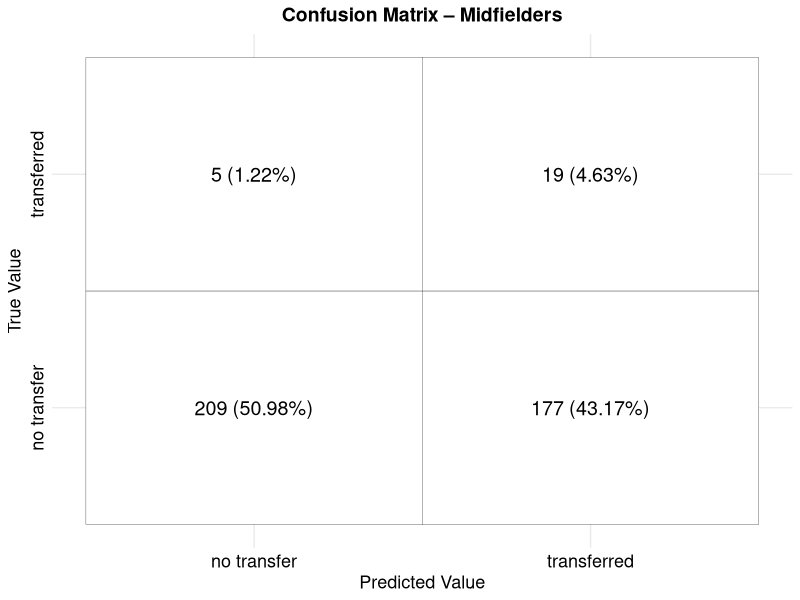
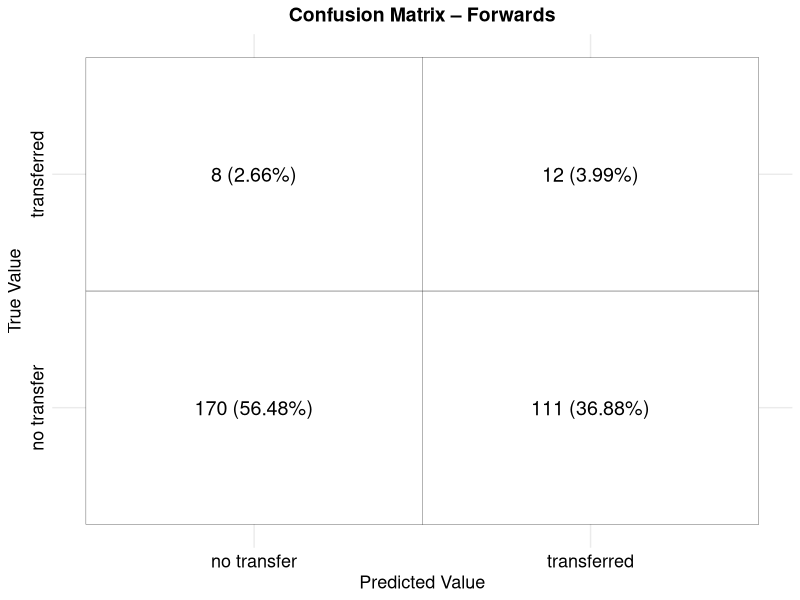
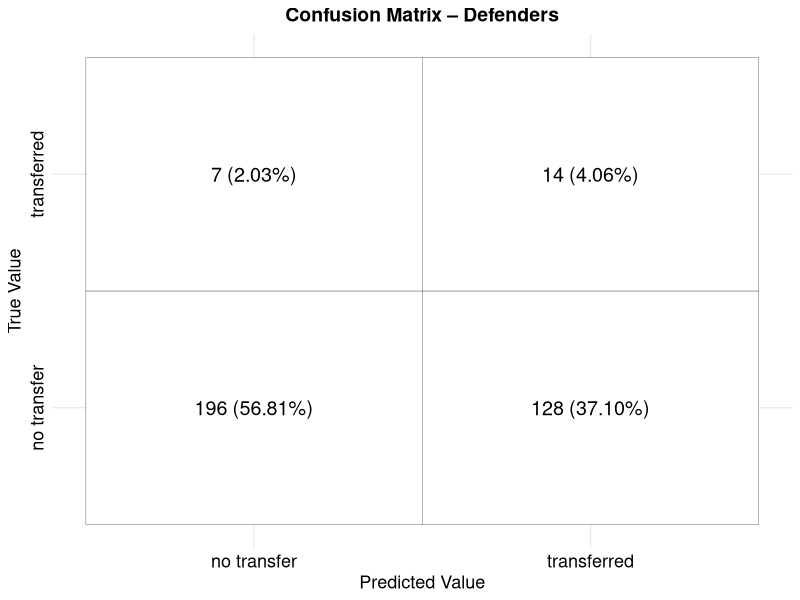
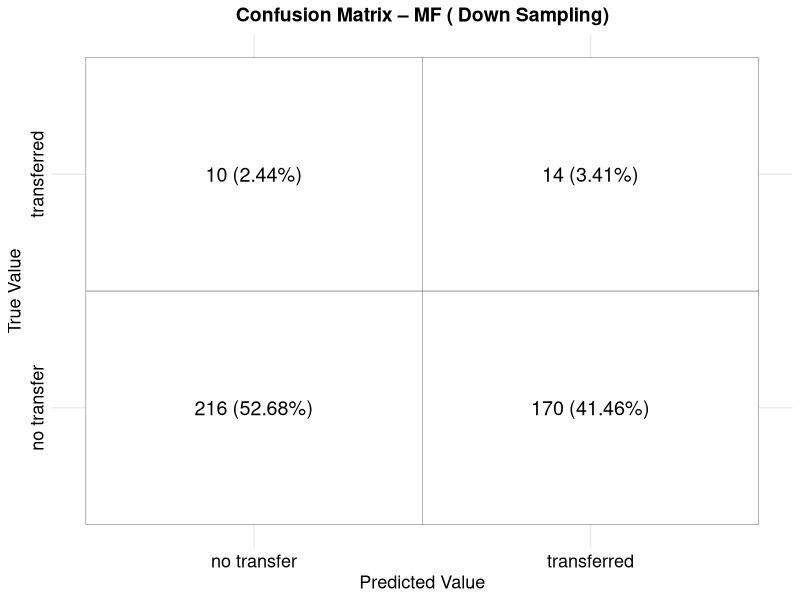
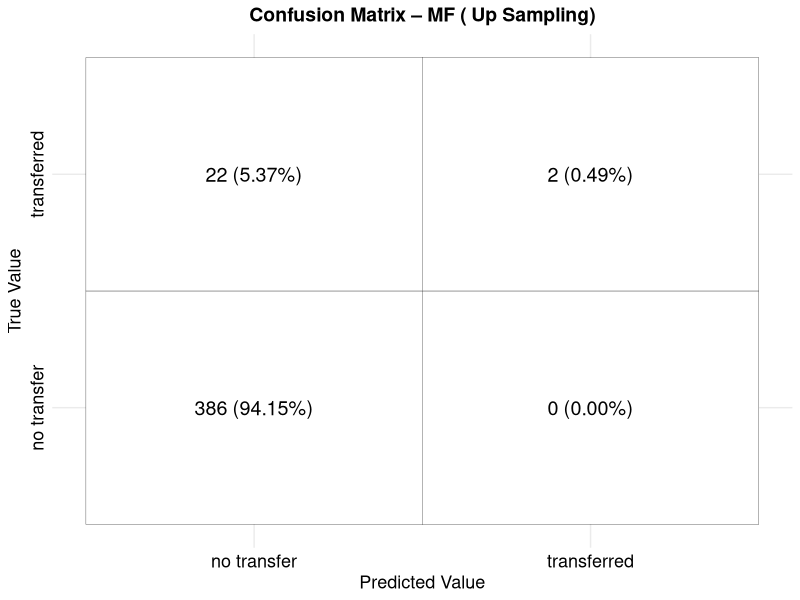
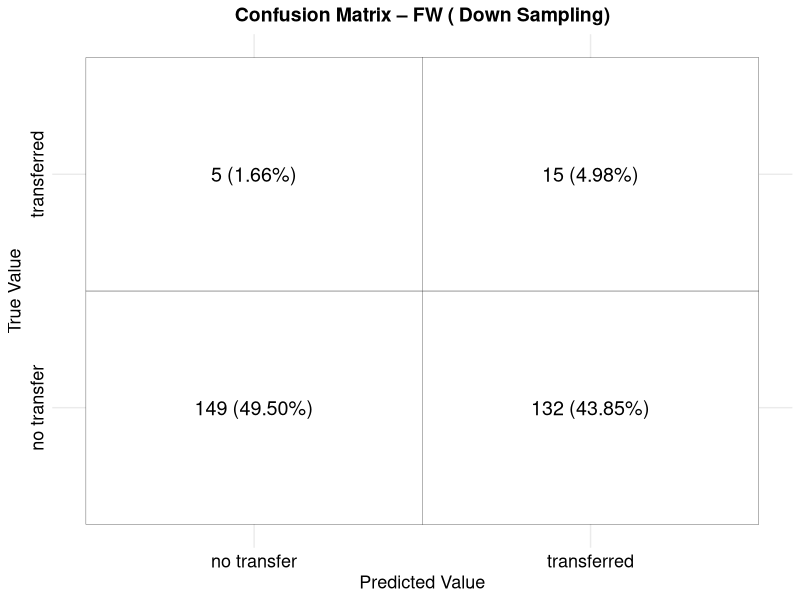
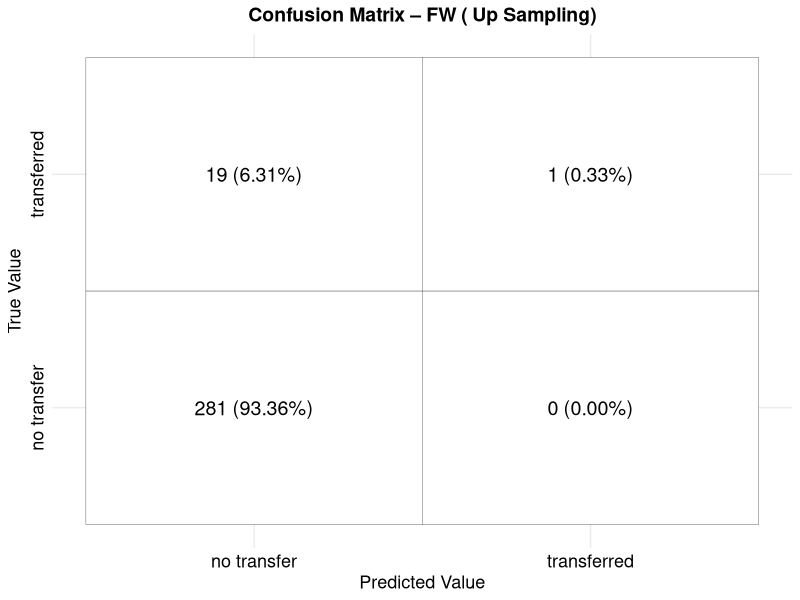
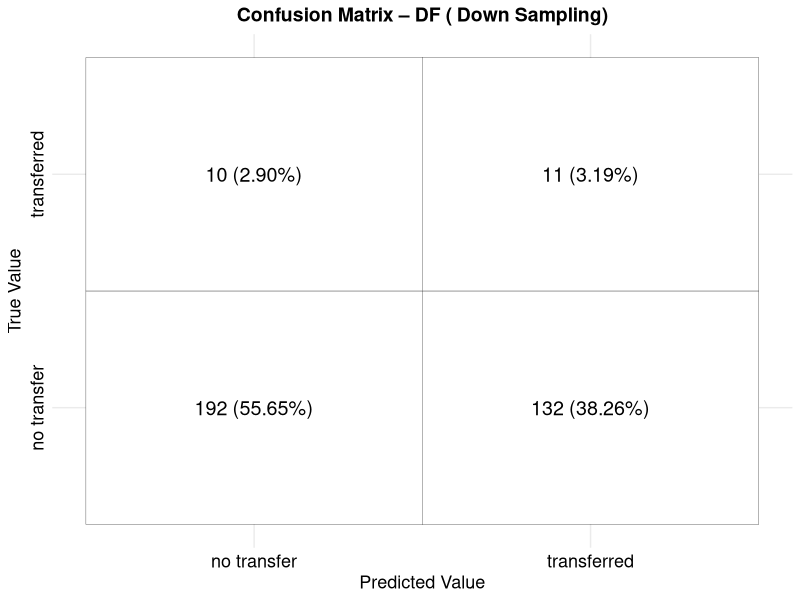

Reproduce these figures in R, in order.
## ---- chunk 1
knitr::opts_chunk$set(echo = TRUE)
## ---- chunk 2
if (!require(randomForest)) install.packages("randomForest", dependencies = TRUE)
if (!require(caret)) install.packages("caret", dependencies = TRUE)

library(randomForest)
library(caret)
library(dplyr)
library(kableExtra)
library(grid)
library(gridExtra)
library(stringr)
## ---- chunk 3
data <- read.csv("transfer_dataset.csv", stringsAsFactors = T)
data <- data[, !names(data) %in% c("player", "season")]

## ---- chunk 4

data$transfer <- as.factor(data$transfer)
data$MF <- as.factor(data$MF)
data$DF <- as.factor(data$DF)
data$FW <- as.factor(data$FW)

data <- na.omit(data)
## ---- chunk 5
set.seed(42)

# Helper to split into Train (60%), Validation (20%), Test (20%)
three_way_split <- function(df, response) {
  # 60% Train
  idx_train <- createDataPartition(df[[response]], p = 0.6, list = FALSE)
  train <- df[idx_train, ]
  temp  <- df[-idx_train, ]
  # Of the remaining 40%, split half/half into validation & test (each 20% of original)
  idx_val <- createDataPartition(temp[[response]], p = 0.5, list = FALSE)
  validation <- temp[idx_val, ]
  test       <- temp[-idx_val, ]
  list(train = train, validation = validation, test = test)
}

# Positions to loop through
positions <- c("MF", "FW", "DF")

# Storage
models_val     <- list()
conf_matrices  <- list()

for (pos in positions) {
  
  # 1) Subset & clean
  pos_data <- subset(data, data[[pos]] == 1)
  pos_data <- pos_data[, !names(pos_data) %in% c("season","player","MF","FW","DF")]
  pos_data$transfer <- as.factor(pos_data$transfer)
  
  if(nrow(pos_data) < 50) {
    cat("Not enough data for", pos, "\n"); next
  }
  
  # 2) Three-way split
  splits <- three_way_split(pos_data, "transfer")
  train      <- splits$train
  validation <- splits$validation
  # (You can also keep splits$test if you wish to hold out a final test set.)
  
  # 3) Down-sample training only
  down <- downSample(
    x     = train[, setdiff(names(train), "transfer")],
    y     = train$transfer,
    yname = "transfer"
  )
  
  # 4) Train RF on down-sampled training set
  rf_mod <- randomForest(
    transfer ~ .,
    data   = down,
    ntree  = 500,
    mtry   = floor(sqrt(ncol(down) - 1)),
    importance = TRUE
  )
  models_val[[pos]] <- rf_mod
  
  # 5) Evaluate on the validation set
  preds <- predict(rf_mod, validation)
  cm    <- confusionMatrix(preds, validation$transfer)
  conf_matrices[[pos]] <- cm
  
  cat("\n===", pos, "Players: Validation Performance ===\n")
  print(cm)
}

## ---- chunk 6
library(caret)
library(randomForest)

set.seed(42)
positions <- c("MF", "FW", "DF")

for (pos in positions) {
  
  # 1) Subset & clean
  pos_data <- subset(data, data[[pos]] == 1)
  pos_data <- pos_data[, !names(pos_data) %in% c("season", "player", "MF", "FW", "DF")]
  pos_data$transfer <- as.factor(pos_data$transfer)
  
  # 2) Three‐way split: 60% train, 20% test, 20% validation
  idx_train <- createDataPartition(pos_data$transfer, p = 0.6, list = FALSE)
  trainData <- pos_data[idx_train, ]
  temp      <- pos_data[-idx_train, ]
  
  idx_test  <- createDataPartition(temp$transfer, p = 0.5, list = FALSE)
  testData  <- temp[idx_test, ]
  validData <- temp[-idx_test, ]
  
  # 3) Down‐sample and up‐sample the TRAINING set
  train_down <- downSample(
    x     = trainData[, setdiff(names(trainData), "transfer")],
    y     = trainData$transfer,
    yname = "transfer"
  )
  train_up <- upSample(
    x     = trainData[, setdiff(names(trainData), "transfer")],
    y     = trainData$transfer,
    yname = "transfer"
  )
  
  # 4) Fit RF on each sampled training set
  rf_down <- randomForest(
    transfer ~ .,
    data  = train_down,
    ntree = 500,
    mtry  = floor(sqrt(ncol(train_down) - 1))
  )
  rf_up <- randomForest(
    transfer ~ .,
    data  = train_up,
    ntree = 500,
    mtry  = floor(sqrt(ncol(train_up) - 1))
  )
  
  # 6) Predict & evaluate on VALIDATION set
  cat("\n---", pos, "Players: Down‐Sampled Model (Validation) ---\n")
  pred_val_down <- predict(rf_down, validData)
  print(confusionMatrix(pred_val_down, validData$transfer))
  
  cat("\n---", pos, "Players: Up‐Sampled Model (Validation) ---\n")
  pred_val_up <- predict(rf_up, validData)
  print(confusionMatrix(pred_val_up, validData$transfer))
}

## ---- chunk 7
summary_df <- data.frame(
  Position    = character(),
  Sampling    = character(),
  Dataset     = character(),
  Accuracy    = numeric(),
  Sensitivity = numeric(),
  Specificity = numeric(),
  stringsAsFactors = FALSE
)

for (pos in positions) {
  
  # ... your three‐way split, down/up‐sampling, and model fitting here ...
  # (trainData, validData, rf_down, rf_up, testData, etc.)
  
  # 5) Predict & evaluate on TEST set
  cm_test_down <- confusionMatrix(predict(rf_down, testData), testData$transfer)
  cm_test_up   <- confusionMatrix(predict(rf_up,   testData), testData$transfer)
  
  # 6) Predict & evaluate on VALIDATION set
  cm_val_down <- confusionMatrix(predict(rf_down, validData), validData$transfer)
  cm_val_up   <- confusionMatrix(predict(rf_up,   validData), validData$transfer)
  
  # Append each result to summary_df
  summary_df <- rbind(
    summary_df,
    data.frame(
      Position    = pos,
      Sampling    = "Down",
      Dataset     = "Test",
      Accuracy    = cm_test_down$overall["Accuracy"],
      Sensitivity = cm_test_down$byClass["Sensitivity"],
      Specificity = cm_test_down$byClass["Specificity"],
      stringsAsFactors = FALSE
    ),
    data.frame(
      Position    = pos,
      Sampling    = "Up",
      Dataset     = "Test",
      Accuracy    = cm_test_up$overall["Accuracy"],
      Sensitivity = cm_test_up$byClass["Sensitivity"],
      Specificity = cm_test_up$byClass["Specificity"],
      stringsAsFactors = FALSE
    ),
    data.frame(
      Position    = pos,
      Sampling    = "Down",
      Dataset     = "Validation",
      Accuracy    = cm_val_down$overall["Accuracy"],
      Sensitivity = cm_val_down$byClass["Sensitivity"],
      Specificity = cm_val_down$byClass["Specificity"],
      stringsAsFactors = FALSE
    ),
    data.frame(
      Position    = pos,
      Sampling    = "Up",
      Dataset     = "Validation",
      Accuracy    = cm_val_up$overall["Accuracy"],
      Sensitivity = cm_val_up$byClass["Sensitivity"],
      Specificity = cm_val_up$byClass["Specificity"],
      stringsAsFactors = FALSE
    )
  )
}

# Finally, print the comparison table
kable(
  summary_df,
  digits  = 3,
  caption = "RF Performance by Position, Sampling & Dataset"
)
## ---- chunk 8
# --- Midfielders ---
mf_data <- subset(data, MF == 1)
mf_data$transfer <- factor(mf_data$transfer)
mf_splits <- three_way_split(mf_data, "transfer")
mf_train  <- mf_splits$train
mf_val    <- mf_splits$validation

# down‐sample & fit
mf_down <- downSample(
  x     = mf_train[, setdiff(names(mf_train), "transfer")],
  y     = mf_train$transfer,
  yname = "transfer"
)
mf_rf    <- randomForest(
  transfer ~ .,
  data   = mf_down,
  ntree  = 500,
  mtry   = floor(sqrt(ncol(mf_down) - 1))
)

# predictions & confusionMatrix
mf_preds         <- predict(mf_rf, mf_val)
mf_conf_matrix   <- confusionMatrix(factor(mf_preds), factor(mf_val$transfer))
mf_conf_df       <- as.data.frame(mf_conf_matrix$table)
mf_conf_df$Prediction <- factor(
  mf_conf_df$Prediction,
  levels = c("0","1"),
  labels = c("no transfer","transferred")
)
mf_conf_df$Reference  <- factor(
  mf_conf_df$Reference,
  levels = c("0","1"),
  labels = c("no transfer","transferred")
)
mf_total_obs     <- sum(mf_conf_matrix$table)
mf_conf_df$Proportion <- mf_conf_df$Freq / mf_total_obs

mf_conf_matrix_g <- ggplot(mf_conf_df, aes(x = Prediction, y = Reference)) +
  geom_tile(fill = "white", color = "black") +
  geom_text(aes(label = paste0(
    Freq, " (", sprintf("%.2f", Proportion * 100), "%)"
  )), size = 5) +
  theme_minimal() +
  labs(
    title = "Confusion Matrix – Midfielders",
    x     = "Predicted Value",
    y     = "True Value"
  ) +
  theme(
    axis.text         = element_text(size = 13, color = "black"),
    axis.text.y       = element_text(angle = 90, hjust = 0.5),
    axis.title        = element_text(size = 13, color = "black"),
    plot.title        = element_text(face = "bold", size = 14, hjust = 0.5)
  )

print(mf_conf_matrix_g)



# --- Forwards ---
fw_data <- subset(data, FW == 1)
fw_data$transfer <- factor(fw_data$transfer)
fw_splits <- three_way_split(fw_data, "transfer")
fw_train  <- fw_splits$train
fw_val    <- fw_splits$validation

fw_down <- downSample(
  x     = fw_train[, setdiff(names(fw_train), "transfer")],
  y     = fw_train$transfer,
  yname = "transfer"
)
fw_rf    <- randomForest(
  transfer ~ .,
  data   = fw_down,
  ntree  = 500,
  mtry   = floor(sqrt(ncol(fw_down) - 1))
)

fw_preds       <- predict(fw_rf, fw_val)
fw_conf_matrix <- confusionMatrix(factor(fw_preds), factor(fw_val$transfer))
fw_conf_df     <- as.data.frame(fw_conf_matrix$table)
fw_conf_df$Prediction <- factor(
  fw_conf_df$Prediction,
  levels = c("0","1"),
  labels = c("no transfer","transferred")
)
fw_conf_df$Reference  <- factor(
  fw_conf_df$Reference,
  levels = c("0","1"),
  labels = c("no transfer","transferred")
)
fw_total_obs   <- sum(fw_conf_matrix$table)
fw_conf_df$Proportion <- fw_conf_df$Freq / fw_total_obs

fw_conf_matrix_g <- ggplot(fw_conf_df, aes(x = Prediction, y = Reference)) +
  geom_tile(fill = "white", color = "black") +
  geom_text(aes(label = paste0(
    Freq, " (", sprintf("%.2f", Proportion * 100), "%)"
  )), size = 5) +
  theme_minimal() +
  labs(
    title = "Confusion Matrix – Forwards",
    x     = "Predicted Value",
    y     = "True Value"
  ) +
  theme(
    axis.text         = element_text(size = 13, color = "black"),
    axis.text.y       = element_text(angle = 90, hjust = 0.5),
    axis.title        = element_text(size = 13, color = "black"),
    plot.title        = element_text(face = "bold", size = 14, hjust = 0.5)
  )

print(fw_conf_matrix_g)



# --- Defenders ---
df_data <- subset(data, DF == 1)
df_data$transfer <- factor(df_data$transfer)
df_splits <- three_way_split(df_data, "transfer")
df_train  <- df_splits$train
df_val    <- df_splits$validation

df_down <- downSample(
  x     = df_train[, setdiff(names(df_train), "transfer")],
  y     = df_train$transfer,
  yname = "transfer"
)
df_rf    <- randomForest(
  transfer ~ .,
  data   = df_down,
  ntree  = 500,
  mtry   = floor(sqrt(ncol(df_down) - 1))
)

df_preds       <- predict(df_rf, df_val)
df_conf_matrix <- confusionMatrix(factor(df_preds), factor(df_val$transfer))
df_conf_df     <- as.data.frame(df_conf_matrix$table)
df_conf_df$Prediction <- factor(
  df_conf_df$Prediction,
  levels = c("0","1"),
  labels = c("no transfer","transferred")
)
df_conf_df$Reference  <- factor(
  df_conf_df$Reference,
  levels = c("0","1"),
  labels = c("no transfer","transferred")
)
df_total_obs   <- sum(df_conf_matrix$table)
df_conf_df$Proportion <- df_conf_df$Freq / df_total_obs

df_conf_matrix_g <- ggplot(df_conf_df, aes(x = Prediction, y = Reference)) +
  geom_tile(fill = "white", color = "black") +
  geom_text(aes(label = paste0(
    Freq, " (", sprintf("%.2f", Proportion * 100), "%)"
  )), size = 5) +
  theme_minimal() +
  labs(
    title = "Confusion Matrix – Defenders",
    x     = "Predicted Value",
    y     = "True Value"
  ) +
  theme(
    axis.text         = element_text(size = 13, color = "black"),
    axis.text.y       = element_text(angle = 90, hjust = 0.5),
    axis.title        = element_text(size = 13, color = "black"),
    plot.title        = element_text(face = "bold", size = 14, hjust = 0.5)
  )

print(df_conf_matrix_g)

## ---- chunk 9
plot_pos_cm <- function(pos, samp_type, df, splits_fn) {
  
  pos_data <- subset(df, df[[pos]] == 1)
  pos_data$transfer <- factor(pos_data$transfer)
  if (nrow(pos_data) < 50) return(NULL)
  
  # split
  sp    <- splits_fn(pos_data, "transfer")
  train <- sp$train
  valid <- sp$validation
  
  # sample
  if (samp_type == "Down") {
    sampled <- downSample(
      x     = train[, setdiff(names(train), "transfer")],
      y     = train$transfer,
      yname = "transfer"
    )
  } else {
    sampled <- upSample(
      x     = train[, setdiff(names(train), "transfer")],
      y     = train$transfer,
      yname = "transfer"
    )
  }
  
  # fit
  rf_mod <- randomForest(
    transfer ~ .,
    data   = sampled,
    ntree  = 500,
    mtry   = floor(sqrt(ncol(sampled) - 1))
  )
  
  # predict & cm
  preds      <- predict(rf_mod, valid)
  cm_matrix  <- confusionMatrix(factor(preds), valid$transfer)
  df_cm      <- as.data.frame(cm_matrix$table)
  
  # relabel
  df_cm$Prediction <- factor(
    df_cm$Prediction,
    levels = c("0","1"),
    labels = c("no transfer","transferred")
  )
  df_cm$Reference  <- factor(
    df_cm$Reference,
    levels = c("0","1"),
    labels = c("no transfer","transferred")
  )
  
  # proportion
  total <- sum(df_cm$Freq)
  df_cm$Proportion <- df_cm$Freq / total
  
  # plot
  ggplot(df_cm, aes(x = Prediction, y = Reference)) +
    geom_tile(fill = "white", color = "black") +
    geom_text(aes(label = paste0(
      Freq, " (", sprintf("%.2f", Proportion * 100), "%)"
    )), size = 5) +
    theme_minimal() +
    labs(
      title = paste("Confusion Matrix –", pos, "(", samp_type, "Sampling)"),
      x     = "Predicted Value",
      y     = "True Value"
    ) +
    theme(
      axis.text         = element_text(size = 13, color = "black"),
      axis.text.y       = element_text(angle = 90, hjust = 0.5),
      axis.title        = element_text(size = 13, color = "black"),
      plot.title        = element_text(face = "bold", size = 14, hjust = 0.5)
    )
}

# positions and sampling types
positions  <- c("MF","FW","DF")
samplings  <- c("Down","Up")

# iterate & print plots
set.seed(42)
for (pos in positions) {
  for (s in samplings) {
    p <- plot_pos_cm(pos, s, data, three_way_split)
    if (!is.null(p)) print(p)
  }
}
## ---- chunk 10
positions <- c("MF", "FW", "DF")

models <- list()
conf_matrices <- list()

for (pos in positions) {
  
  pos_data <- subset(data, data[[pos]] == 1)
  pos_data <- pos_data[, !(names(pos_data) %in% c("season", "player", "MD", "FW", "DF"))]
  pos_data$transfer <- as.factor(pos_data$transfer)
  
  if (nrow(pos_data) < 10) {
    cat("Not enough data for position", pos, "\n")
    next
  }
  
  # upSample to upsample ds
  # downSample to downsample ds
  ds <- upSample(x = pos_data[, setdiff(names(pos_data), "transfer")],
                   y = pos_data$transfer,
                   yname = "transfer")
  
  # Split the downsampled data into training and testing sets
  set.seed(42)
  trainIndex <- createDataPartition(ds$transfer, p = 0.7, list = FALSE)
  trainData <- ds[trainIndex, ]
  testData <- ds[-trainIndex, ]
  
  # Train the Random Forest model on the balanced dataset
  rf_model <- randomForest(transfer ~ ., 
                           data = trainData, 
                           ntree = 500, 
                           mtry = floor(sqrt(ncol(trainData) - 1)), 
                           importance = TRUE)
  
  models[[pos]] <- rf_model
  
  # Make predictions on the test set
  predictions <- predict(rf_model, testData)
  
  # Evaluate the model performance
  conf_mat <- confusionMatrix(predictions, testData$transfer)
  conf_matrices[[pos]] <- conf_mat
  
  cat("Confusion Matrix for", pos, "players:\n")
  print(conf_mat)
  cat("\n---------------------------------\n")
}
## ---- chunk 11
#MF players:
cat("Model summary for MF players:\n")
print(models[["MF"]])
plot(models[["MF"]], main = "OOB Error for MD Players")
varImpPlot(models[["MF"]], main = "Variable Importance for MD Players")

#FW players:
cat("Model summary for FW players:\n")
print(models[["FW"]])
plot(models[["FW"]], main = "OOB Error for FW Players")
varImpPlot(models[["FW"]], main = "Variable Importance for FW Players")


#DF players:
cat("Model summary for DF players:\n")
print(models[["DF"]])
plot(models[["DF"]], main = "OOB Error for DF Players")
varImpPlot(models[["DF"]], main = "Variable Importance for DF Players")

## ---- chunk 12
oob_data <- data.frame(
  trees = 1:nrow(models[["MF"]]$err.rate),
  OOB_Error = models[["MF"]]$err.rate[,"OOB"]
)

library(ggplot2)
ggplot(oob_data, aes(x = trees, y = OOB_Error)) +
  geom_line(color = "blue", size = 1.2) +
  labs(
    title = "OOB Error Rate for MF Players",
    x = "Number of Trees",
    y = "OOB Error"
  ) +
  theme_minimal()

importanceMF <- data.frame(
  Variable = rownames(models[["MF"]]$importance),
  Importance = models[["MF"]]$importance[,"MeanDecreaseAccuracy"]
)

# Order variables by importance
importanceMF <- importanceMF[order(importanceMF$Importance, decreasing = TRUE), ]
importanceMF$Variable <- str_to_title(gsub("_", " ", importanceMF$Variable))
importanceMF$Color <- rep(c("steelblue", "tomato"), length.out = nrow(importanceMF))

ggplot(importanceMF, aes(x = reorder(Variable, Importance), y = Importance, fill = Color)) +
  geom_bar(stat = "identity") +
  coord_flip() +
  labs(
    title = "Variable Importance for Midfielders (MDA)",
    x = "Variables",
    y = "Importance"
  ) +
  scale_fill_identity() +
  theme_minimal()

importanceDF <- data.frame(
  Variable = rownames(models[["DF"]]$importance),
  Importance = models[["DF"]]$importance[,"MeanDecreaseAccuracy"]
)

# Order variables by importance
importanceDF<- importanceDF[order(importanceDF$Importance, decreasing = TRUE), ]
importanceDF$Variable <- str_to_title(gsub("_", " ", importanceDF$Variable))
importanceDF$Color <- rep(c("steelblue", "tomato"), length.out = nrow(importanceDF))

ggplot(importanceDF, aes(x = reorder(Variable, Importance), y = Importance, fill = Color)) +
  geom_bar(stat = "identity") +
  coord_flip() +
  labs(
    title = "Variable Importance for Defenders (MDA)",
    x = "Variables",
    y = "Importance"
  ) +
  scale_fill_identity() +
  theme_minimal()

importanceFW <- data.frame(
  Variable = rownames(models[["FW"]]$importance),
  Importance = models[["FW"]]$importance[,"MeanDecreaseAccuracy"]
)

# Order variables by importance
importanceFW <- importanceFW[order(importanceFW$Importance, decreasing = TRUE), ]
importanceFW$Variable <- str_to_title(gsub("_", " ", importanceFW$Variable))
importanceFW$Color <- rep(c("steelblue", "tomato"), length.out = nrow(importanceFW))

ggplot(importanceFW, aes(x = reorder(Variable, Importance), y = Importance, fill = Color)) +
  geom_bar(stat = "identity") +
  coord_flip() +
  labs(
    title = "Variable Importance for Forwards (MDA)",
    x = "Variables",
    y = "Importance"
  ) +
  scale_fill_identity() +
  theme_minimal()
## ---- chunk 13
performance_table <- do.call(rbind, lapply(names(conf_matrices), function(pos) {
  cm <- conf_matrices[[pos]]
  data.frame(
    Position = pos,
    Accuracy = round(as.numeric(cm$overall["Accuracy"]), 3),
    Sensitivity = round(as.numeric(cm$byClass["Sensitivity"]), 3),
    Specificity = round(as.numeric(cm$byClass["Specificity"]), 3)
  )
}))

kable(performance_table, 
      caption = "RF Model Performance Metrics by Position",
      col.names = c("Position", "Accuracy", "Sensitivity", "Specificity"))

performance_table <- do.call(rbind, lapply(names(conf_matrices), function(pos) {
  cm <- conf_matrices[[pos]]
  data.frame(
    Position = pos,
    Accuracy = round(as.numeric(cm$overall["Accuracy"]), 3),
    Sensitivity = round(as.numeric(cm$byClass["Sensitivity"]), 3),
    Specificity = round(as.numeric(cm$byClass["Specificity"]), 3)
  )
}))

performance_table <- do.call(rbind, lapply(names(conf_matrices), function(pos) {
  cm <- conf_matrices[[pos]]
  data.frame(
    Position = pos,
    Accuracy = round(as.numeric(cm$overall["Accuracy"]), 3),
    Sensitivity = round(as.numeric(cm$byClass["Sensitivity"]), 3),
    Specificity = round(as.numeric(cm$byClass["Specificity"]), 3)
  )
}))

# Create a title for the summary table
summary_title <- textGrob("RF Model Performance Metrics by Position",
                            gp = gpar(fontsize = 14, fontface = "bold"))

# Convert the summary data frame into a table graphic
performance_table_grob <- tableGrob(performance_table)

# Arrange the title and table vertically
grid.arrange(summary_title, performance_table_grob, 
             nrow = 2, 
             heights = c(0.15, 0.85))


# Now, loop over each confusion matrix to display it nicely
for (pos in names(conf_matrices)) {
  # Create a title for each confusion matrix
  cm_title <- textGrob(paste("Confusion Matrix for", pos, "Players"),
                       gp = gpar(fontsize = 14, fontface = "bold"))
  # Convert the confusion matrix table into a table graphic
  cm_grob <- tableGrob(as.table(conf_matrices[[pos]]$table))
  
  # Arrange the title and the matrix table together
  grid.arrange(cm_title, cm_grob, 
               nrow = 2, 
               heights = c(0.15, 0.85))
}

## ---- chunk 14
importance_data <- data.frame(
  Variable = rownames(models[["MF"]]$importance),
  Importance = models[["MF"]]$importance[,"MeanDecreaseAccuracy"]
)

# Remove underscores, replace with spaces, and convert text to title case
importance_data$Variable <- str_to_title(gsub("_", " ", importance_data$Variable))

# Order the data by importance, descending
importance_data <- importance_data[order(importance_data$Importance, decreasing = TRUE), ]

# Create an alternating color vector (for example, between "steelblue" and "tomato")
importance_data$Color <- rep(c("steelblue", "tomato"), length.out = nrow(importance_data))

# Plot the variable importance using ggplot2 with the cleaned labels
ggplot(importance_data, aes(x = reorder(Variable, Importance), y = Importance, fill = Color)) +
  geom_bar(stat = "identity") +
  coord_flip() +
  labs(
    title = "Variable Importance (MeanDecreaseAccuracy)",
    x = "Variables",
    y = "Importance"
  ) +
  scale_fill_identity() +
  theme_minimal()

importance_data <- data.frame(
  Variable = rownames(models[["MF"]]$importance),
  Importance = models[["MF"]]$importance[,"MeanDecreaseAccuracy"]
)

# Remove underscores, replace with spaces, and convert text to title case
importance_data$Variable <- str_to_title(gsub("_", " ", importance_data$Variable))

# Order the data by importance, descending
importance_data <- importance_data[order(importance_data$Importance, decreasing = TRUE), ]

# Create an alternating color vector (for example, between "steelblue" and "tomato")
importance_data$Color <- rep(c("steelblue", "tomato"), length.out = nrow(importance_data))

# Plot the variable importance using ggplot2 with the cleaned labels
ggplot(importance_data, aes(x = reorder(Variable, Importance), y = Importance, fill = Color)) +
  geom_bar(stat = "identity") +
  coord_flip() +
  labs(
    title = "Variable Importance (MeanDecreaseAccuracy)",
    x = "Variables",
    y = "Importance"
  ) +
  scale_fill_identity() +
  theme_minimal()
## ---- chunk 15
set.seed(42)

positions <- c("MF", "FW", "DF")
validation_sets <- list()

for (pos in positions) {
  # 1) Subset & clean
  pos_data <- subset(data, data[[pos]] == 1)
  pos_data <- pos_data[, !names(pos_data) %in% c("season","player","MF","FW","DF")]
  pos_data$transfer <- factor(pos_data$transfer)
  
  if (nrow(pos_data) < 50) {
    warning("Not enough data for ", pos, "—skipping validation split")
    next
  }
  
  # 2) Create a 20% validation split
  idx_val <- createDataPartition(pos_data$transfer, p = 0.2, list = FALSE)
  validation_sets[[pos]] <- pos_data[idx_val, ]
  
  # (Optional) the remaining 80% you can grab with:
  # train_sets[[pos]] <- pos_data[-idx_val, ]
}
## ---- chunk 16
for (pos in positions) {
  # 1) Subset & clean
  pos_data <- subset(data, data[[pos]] == 1)
  pos_data <- pos_data[, !names(pos_data) %in% c("season","player","MF","FW","DF")]
  pos_data$transfer <- factor(pos_data$transfer)
  
  if (nrow(pos_data) < 50) {
    message("Skipping ", pos, ": too few rows")
    next
  }
  
  # 2) Validation split (20%)
  idx_val     <- createDataPartition(pos_data$transfer, p = 0.2, list = FALSE)
  validation  <- pos_data[idx_val, ]
  train_data  <- pos_data[-idx_val, ]
  
  # 3) One‐hot encode (to avoid categorical‐level limits)
  dv          <- dummyVars(transfer ~ ., data = train_data, fullRank = TRUE)
  train_dmy   <- predict(dv, newdata = train_data) %>% as.data.frame()
  train_dmy$transfer <- train_data$transfer
  valid_dmy   <- predict(dv, newdata = validation) %>% as.data.frame()
  valid_dmy$transfer <- validation$transfer
  
  # 4) Fit RF on training 80%
  rf_mod      <- randomForest(
    transfer ~ ., 
    data   = train_dmy, 
    ntree  = 500, 
    mtry   = floor(sqrt(ncol(train_dmy) - 1))
  )
  
  # 5) Predict & build tidy cm df
  preds       <- predict(rf_mod, valid_dmy)
  cm_matrix   <- confusionMatrix(preds, valid_dmy$transfer)
  df_cm       <- as.data.frame(cm_matrix$table)
  total_obs   <- sum(df_cm$Freq)
  
  df_cm$Prediction <- factor(
    df_cm$Prediction,
    levels = c("0","1"),
    labels = c("no transfer","transferred")
  )
  df_cm$Reference  <- factor(
    df_cm$Reference,
    levels = c("0","1"),
    labels = c("no transfer","transferred")
  )
  df_cm$Proportion <- round(df_cm$Freq / total_obs, 3)
  
  # 6) Print in exact format
  cat("\n---", pos, "Validation Confusion Matrix ---\n")
  print(df_cm, row.names = FALSE)
}

## ---- chunk 17
pos_titles <- c(
  FW = "Forwards",
  MF = "Midfielders",
  DF = "Defenders"
)

set.seed(123)            # for reproducibility
conf_plots <- list()

for (pos in positions) {
  # 1) Subset & clean
  pos_data <- subset(data, data[[pos]] == 1)
  pos_data <- pos_data[, !names(pos_data) %in% c("season","player","MF","FW","DF")]
  pos_data$transfer <- factor(pos_data$transfer)
  if (nrow(pos_data) < 50) {
    message("Skipping ", pos, ": too few rows")
    next
  }

  # 2) 60/20/20 split
  idx_train   <- createDataPartition(pos_data$transfer, p = 0.60, list = FALSE)
  train_data  <- pos_data[idx_train, ]
  temp_data   <- pos_data[-idx_train, ]
  idx_test    <- createDataPartition(temp_data$transfer, p = 0.50, list = FALSE)
  test_data   <- temp_data[idx_test, ]
  validation  <- temp_data[-idx_test, ]

  # 3) One‐hot encode (fit on train only)
  dv         <- dummyVars(transfer ~ ., data = train_data, fullRank = TRUE)
  train_dmy  <- predict(dv, newdata = train_data)  %>% as.data.frame()
  train_dmy$transfer <- train_data$transfer
  test_dmy   <- predict(dv, newdata = test_data)   %>% as.data.frame()
  test_dmy$transfer  <- test_data$transfer
  valid_dmy  <- predict(dv, newdata = validation)  %>% as.data.frame()
  valid_dmy$transfer <- validation$transfer

  # 4) Fit RF on the 60%
  rf_mod <- randomForest(
    transfer ~ .,
    data  = train_dmy,
    ntree = 500,
    mtry  = floor(sqrt(ncol(train_dmy) - 1))
  )

  # 5) Predict on TEST (20%) and build CM df
  test_preds <- predict(rf_mod, newdata = test_dmy[, setdiff(names(test_dmy), "transfer")])
  cm_test    <- confusionMatrix(test_preds, test_dmy$transfer)
  df_test    <- as.data.frame(cm_test$table)
  df_test$Proportion <- df_test$Freq / sum(df_test$Freq)
  df_test$Dataset    <- "Test"

  # —and on VALIDATION (20%)
  valid_preds   <- predict(rf_mod, newdata = valid_dmy[, setdiff(names(valid_dmy), "transfer")])
  cm_valid      <- confusionMatrix(valid_preds, valid_dmy$transfer)
  df_valid      <- as.data.frame(cm_valid$table)
  df_valid$Proportion <- df_valid$Freq / sum(df_valid$Freq)
  df_valid$Dataset    <- "Validation"

  # combine for plotting if you like, or plot separately
  df_cm <- rbind(df_test, df_valid)
  df_cm$Prediction <- factor(
    df_cm$Prediction,
    levels = c("0","1"),
    labels = c("no transfer","transferred")
  )
  df_cm$Reference <- factor(
    df_cm$Reference,
    levels = c("0","1"),
    labels = c("no transfer","transferred")
  )

  # 6) Plot both in facets
  title_str <- if (pos %in% names(pos_titles)) pos_titles[[pos]] else pos
  p <- ggplot(df_cm, aes(x = Prediction, y = Reference)) +
    geom_tile(fill = "white", color = "black") +
    geom_text(aes(label = paste0(Freq,
                                 " (", sprintf("%.2f", Proportion * 100), "%)")),
              size = 5) +
    facet_wrap(~ Dataset) +
    theme_minimal() +
    labs(title = paste("Confusion Matrix –", title_str),
         x     = "Predicted Value",
         y     = "True Value") +
    theme(
      axis.text.y  = element_text(size = 13, color = "black", angle = 90, hjust = 0.5),
      axis.title.y = element_text(size = 13, color = "black"),
      axis.text.x  = element_text(size = 13, color = "black"),
      axis.title.x = element_text(size = 13, color = "black")
    )

  print(p)
  conf_plots[[pos]] <- p
}
